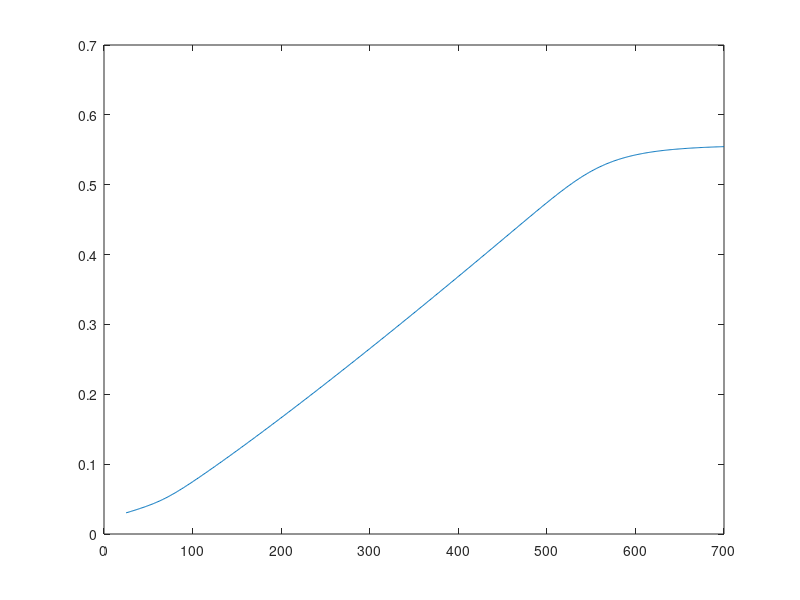
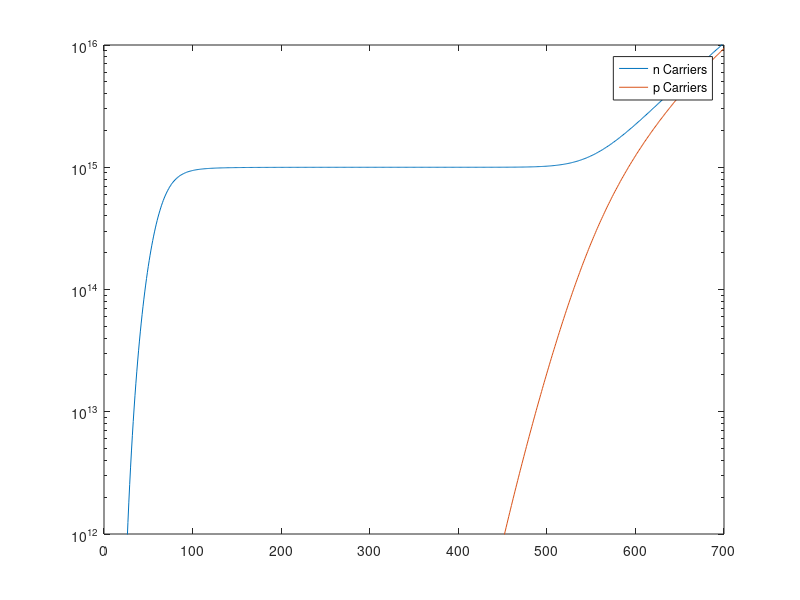

These figures' MATLAB source, in order:
clear;

%% Initialize
Nc0 = 2.86E19     ; % Coeff. for band edge densities of Si (Diamond same)
Nv0 = 3.1E19      ; % Coeff. for band edge densities of Si (Diamond Nc0*2)
Nd = 1E15         ; % Number of donors cm^-3
Eg =  1.12        ; % 1.12eV Si Gap; 5.5Ev Diamond
Ed =  0.045       ; % Donor level under conduction band (P in Si 0.045eV) 
                    %   Diamond N is 1.6eV P is 0.57eV
kb = 8.617333262145E-5  ; % Boltzman const (ev/K)


Tmin = 25;
Tmax = 700;

% static temperature resolution of 1k
T_Ar = Tmin:Tmax;
T_size = size(T_Ar);
iterMax = T_size(1,2);

%% Finish Init

for iter = 1:iterMax
    %% Section Run
    T = T_Ar(iter);
    %T = 87

    
    Nv = Nv0*(T/300)^(3/2);
    Nc = Nc0*(T/300)^(3/2);

    % OG Coefficients (break eventually at low T?)
    A = (Nd + 2*Nv*exp((Ed-Eg)/(kb*T)))/(Nv*exp(-Eg/(kb*T)));
    B = Nc/Nv*exp((Eg/(kb*T)));
    C = 2*Nc/Nv*exp((Eg+Ed)/(kb*T));
    
    polyNom = [1, A, -B, -C];
    
    fun = @(x) x^3+A*x^2-B*x-C;
    solveRange = [0, 1E20];
    
    y_soln = fzero(fun, solveRange); 
    
    % New Coeff
%     A0 = Nv*exp(-Eg/(kb*T));
%     A = (Nd + 2*Nv*exp((Ed-Eg)/(kb*T)));
%     B = Nc;
%     C = 2*Nc*exp(Ed/(kb*T));
%     
%     polyNom = [A0, A, -B, -C];
    
%     y = roots(polyNom);
% 
%     for index = 1:3
%         if (y(index)>0)&&(imag(y(index))==0)    %Selects only real/positive roots
%             y_soln = y(index);
%         end
%     end

    Emu = kb*T*log(y_soln);

    EmuAr(iter) = Emu;
    n(iter) = Nc*exp(-Emu/(kb*T));
    p(iter) = Nv*exp((Emu-Eg)/(kb*T));
    
    %Error tracker
%     error(ei).T = T;
%     error(ei).arr = y;
%     error(ei).val = y_soln
%     ei = ei + 1;
    %% To run section only
end

figure(1)
plot(T_Ar,EmuAr)

figure(2)
title('n and p Carrier Concentrations');
xlabel('Temperature (K)');
ylabel('Carrier Density (cm^{-3})');
semilogy(T_Ar,n);
hold on;
semilogy(T_Ar,p);
ylim([1E12 1E16]);
legend('n Carriers', 'p Carriers');

